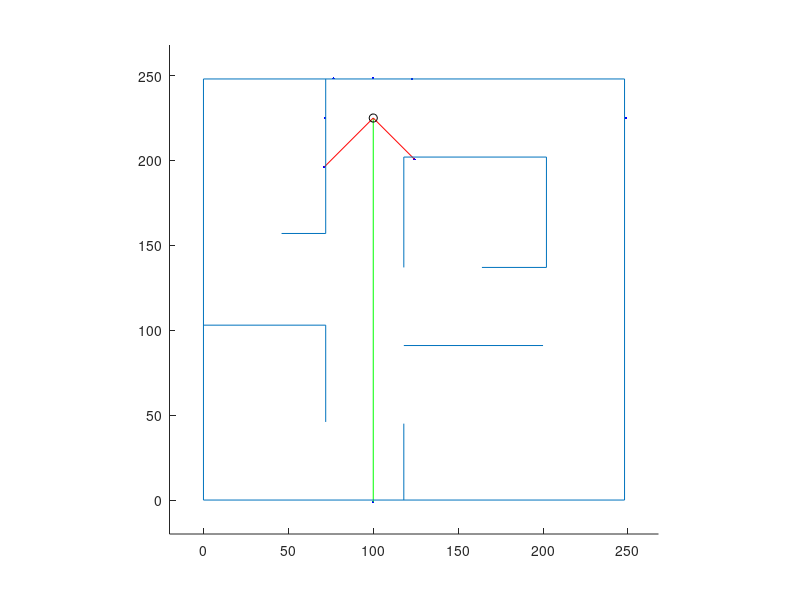

This figure's MATLAB source: (Note: this script raises an error after producing the figure.)
cla, clc, clear
hold all

%figure(2)
%hold all
%axis([0,100,0,50])

%%% Field Walls are set up here as a list of line segments %%%
figure(1)
hold all
max_dim = 248; % Maximum field dimensions in centimeters
axis([-20,max_dim+20,-20,max_dim+20])
axis square

% Wall structure [x1,y1;x2,y2] end points of line segment
outer_wall1 = [0,0;0,max_dim];
outer_wall2 = [0,0;max_dim,0];
outer_wall3 = [0,max_dim;max_dim,max_dim];
outer_wall4 = [max_dim,0;max_dim,max_dim];
outer_walls = [outer_wall1;outer_wall2;outer_wall3;outer_wall4];

island_wall1 = [202,137;202,202];
island_wall2 = [118,137;118,202];
island_wall3 = [118,202;202,202];
island_wall4 = [164,137;202,137];
island_walls = [island_wall1;island_wall2;island_wall3;island_wall4];

lr_wall1 = [118,91;200,91];
lr_wall2 = [118,45;118,0];
lr_walls = [lr_wall1;lr_wall2];

ll_wall1 = [0,103;72,103];
ll_wall2 = [72,103;72,46];
ll_walls = [ll_wall1;ll_wall2];

ur_wall1 = [72,157;72,max_dim];
ur_wall2 = [46,157;72,157];
ur_walls = [ur_wall1;ur_wall2];

field_walls = [outer_walls;island_walls;lr_walls;ll_walls;ur_walls];

%%% Initialization parameters for robot and sensor %%%
r_pose_start = [100,225,(pi/180)*(-90)]; % Starting pose of the robot
r_pose = r_pose_start;
num_readings = 8; % Number of sensor readings
angle_increment = 45*(pi/180); % Angular displacement between readings in radians
v = 0;  % Linear Velocity, cm/sec
v100 = zeros(1,100);
om100 = zeros(1,100);
om = 0; % Angular Velocity, rad/sec
dt = 0.25; % Time step
pause(1)

% *** ITERATE THROUGH POSITIONS *** %
for t = 0:dt:5000
    cla
    laser_r = ones(length(field_walls)/2,num_readings);
    laser_r = laser_r.*1e3;

    for index = 1:num_readings
        angle = index*angle_increment + r_pose(3);
        for iter = 1:2:length(field_walls) % USING ASSUMPTION OF PARALLEL AND PERPENDICULAR WALLS
             if field_walls(iter,1) == field_walls(iter+1,1) % x components are the same
                 x_wall = field_walls(iter,1);
                 y_wall_proj = tan(angle)*(x_wall - r_pose(1)) + r_pose(2);
                 y_wall_max = max([field_walls(iter,2),field_walls(iter+1,2)]);
                 y_wall_min = min([field_walls(iter,2),field_walls(iter+1,2)]);
                 if (sign(cos(angle)) == sign(x_wall - r_pose(1))) || (tan(angle) > 1e10)
                     if (y_wall_proj <= y_wall_max) && (y_wall_proj >= y_wall_min) % if the projection lands on the wall
                        laser_r((iter+1)/2,index) = sqrt((x_wall - r_pose(1)).^2 + (y_wall_proj - r_pose(2)).^2);
                        %line(field_walls(iter:iter+1,1),field_walls(iter:iter+1,2),'Color','g')
                        %plot(x_wall, y_wall_proj,'r+')
                     end
                 end
             else % y components are the same
                 y_wall = field_walls(iter,2);
                 x_wall_proj = (y_wall - r_pose(2))/tan(angle) + r_pose(1);
                 x_wall_max = max([field_walls(iter,1),field_walls(iter+1,1)]);
                 x_wall_min = min([field_walls(iter,1),field_walls(iter+1,1)]);
                 if (sign(sin(angle)) == sign(y_wall - r_pose(2))) || (tan(angle) > 1e10)
                     if (x_wall_proj <= x_wall_max) && (x_wall_proj >= x_wall_min) % if the projection lands on the wall
                         if (angle == 90*(pi/180)) && (y_wall < r_pose(2))
                             continue 
                         end
                         if (angle == 270*(pi/180)) && (y_wall > r_pose(2))
                             continue 
                         end
                         laser_r((iter+1)/2,index) = sqrt((y_wall - r_pose(2)).^2 + (x_wall_proj - r_pose(1)).^2);
                         %line(field_walls(iter:iter+1,1),field_walls(iter:iter+1,2),'Color','r')
                         %plot(x_wall_proj, y_wall,'g+')
                     end
                 end
             end
        end
    end

    laser_rp = zeros(1,num_readings);
    for index = 1:num_readings
        laser_rp(index) = min(laser_r(:,index));
            laser_rp(index) = laser_rp(index) + 2*rand(1);
    end

    laser_xy = zeros(num_readings,2);
    for index = 1:num_readings
        angle = index*angle_increment + r_pose(3);
        laser_xy(index,:) = [laser_rp(index)*cos(angle) + r_pose(1),laser_rp(index)*sin(angle) + r_pose(2)];
    end

    %%% PLOT LASER LINES %%%
    for index = 1:num_readings
        % Show all laser lines
        %line([r_pose(1),laser_xy(index,1)],[r_pose(2),laser_xy(index,2)],'Color','r')
        % Show laser dots
        plot(laser_xy(:,1),laser_xy(:,2), 'b.')
    end
    %%% Show special laser lines in different colors %%%
    line([r_pose(1),laser_xy(8,1)],[r_pose(2),laser_xy(8,2)], 'Color','g') % Heading beam
    for index = [1,7] % To add laser lines to display enter their index in the square bracket
        line([r_pose(1),laser_xy(index,1)],[r_pose(2),laser_xy(index,2)], 'Color','r')
    end
    
    %%% DRAW WALLS %%%
    for iter = 1:2:length(field_walls)
        line(field_walls(iter:iter+1,1),field_walls(iter:iter+1,2))
    end
    %%% PLOT ROBOT %%%
    plot(r_pose(1),r_pose(2),'ko')


    
    % *** Potential Field Navigation *** %
	vp = v;
    omp = om;
    [v, om] = PocLoc1(laser_rp);
    v100 = [v, v100(1:end-1)];
    om100 = [om, om100(1:end-1)];
    %figure(2)
    %cla
    %plot(1:100,abs(fft(v100)));
    %figure(1)
        
    
    %%% MOTION NOISE %%%
    v = v + .2*rand(1);
    om = om + .01*rand(1);
    
    %%% MOTION DAMPENING %%%
    v = 0.1*v + 0.9*vp;
    om = 0.1*om + 0.9*omp;
    
    %%% MOTION MODEL %%%
    r_pose(3) = r_pose(3) + om*dt;
    r_pose(1) = r_pose(1) + v*cos(r_pose(3));
    r_pose(2) = r_pose(2) + v*sin(r_pose(3));
    
    pause(1/256)
end










